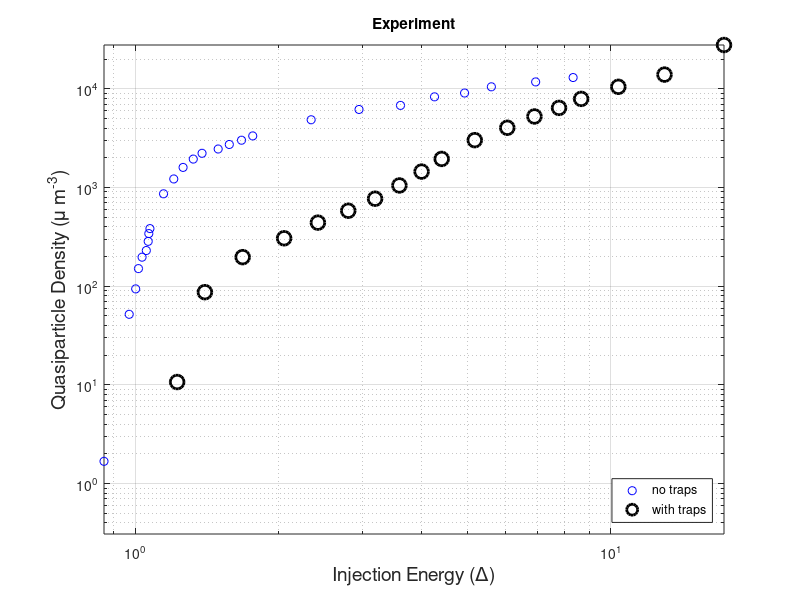
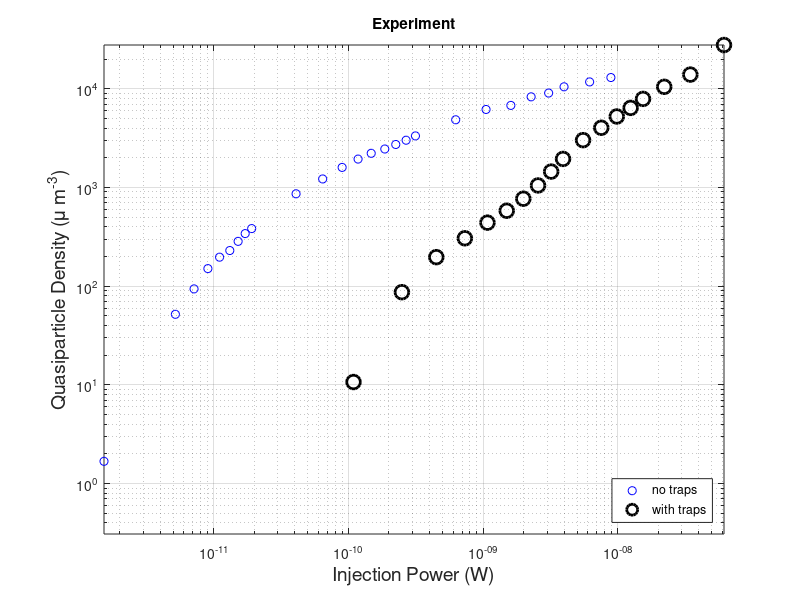

Write the MATLAB code that produced these figures, in order. (Note: this script raises an error after producing the figures.)
function steadyStateModelFit2TrapNoTrap
%steadyStateModelFit2TrapNoTrap Fitting to the TrapNoTrap dataset using
% the two-point equilibrium quasi-0D model

r_direct = 1.973e-04; r_phonon = 3.494e-01; c = 4.054e-02; vol = 2.950e+03;
r_direct_no_tr = r_direct; % in units of 1/\tau_0, assuming n_{qp} in units of n_{cp}
r_phonon_no_tr = r_phonon; % dimensionless
c_no_tr = c; % dimensionless
vol_no_tr = vol; % um^3

r_direct_tr = 2.734e-05; % in units of 1/\tau_0, assuming n_{qp} in units of n_{cp}
r_phonon_tr = 6.470e-01; % dimensionless
c_tr = 6.357e-02; % dimensionless
vol_tr = 3.683e+04; % um^3

delta = 0.18e-3; % eV (aluminum superconducting gap)
Tph = 0.051; % K
tspan = [-310, -10]; % in units of \tau_0

% Number of the energy bins.
N = 200;

data = load('TrapNoTrap.mat');

V_tr = data.Trap(:, 5) / delta;
P_tr = data.Trap(:, 6);
nqp_tr = data.Trap(:, 8) - min(data.Trap(:, 8));

V_no_tr = data.NoTrap(:, 5) / delta;
P_no_tr = data.NoTrap(:, 6);
nqp_no_tr = data.NoTrap(:, 8) - min(data.NoTrap(:, 8));

figure
loglog(V_no_tr, nqp_no_tr, 'bo', V_tr, nqp_tr, 'ko', ...
    'MarkerSize', 10, 'LineWidth', 2)
xlabel('Injection Energy (\Delta)', 'FontSize', 14)
ylabel('Quasiparticle Density (\mu m^{-3})', 'FontSize', 14)
legend('no traps', 'with traps', 'Location', 'SouthEast')
title('Experiment')
axis tight
grid on

figure
loglog(P_no_tr, nqp_no_tr, 'bo', P_tr, nqp_tr, 'ko', ...
    'MarkerSize', 10, 'LineWidth', 2)
xlabel('Injection Power (W)', 'FontSize', 14)
ylabel('Quasiparticle Density (\mu m^{-3})', 'FontSize', 14)
legend('no traps', 'with traps', 'Location', 'SouthEast')
title('Experiment')
axis tight
grid on

nqp_sim_no_tr = NaN(size(V_no_tr));
nqp_sim_tr = NaN(size(V_tr));
P_sim_no_tr = NaN(size(V_no_tr));
P_sim_tr = NaN(size(V_tr));
parfor k = 1:length(V_no_tr)
    if V_no_tr(k) > 1
        [~, ~, ~, ~, nqp, ~, P_sim_no_tr(k)] =...
            twoRegionSteadyStateModelOptimized(Tph, tspan,...
            V_no_tr(k), r_direct_no_tr, r_phonon_no_tr, c_no_tr,...
            vol_no_tr, N);
        nqp_sim_no_tr(k) = max(nqp);
    else
        nqp_sim_no_tr(k) = 0;
    end
    fprintf('*')
end
fprintf('\n')
parfor k = 1:length(V_tr)
    if V_tr(k) > 1
        [~, ~, ~, ~, nqp, ~, P_sim_tr(k)] = ...
            twoRegionSteadyStateModel(Tph, tspan,...
            V_tr(k), r_direct_tr, r_phonon_tr, c_tr, vol_tr, N, false);
        nqp_sim_tr(k) = max(nqp);
    else
        nqp_sim_tr(k) = 0;
    end
    fprintf('*')
end
fprintf('\n')

scrsz = get(0, 'ScreenSize');
figure('Position', [.1 .1 1.5 .8] * scrsz(4));
subplot(1, 2, 1)
loglog(V_no_tr, nqp_no_tr, 'bo', V_no_tr, nqp_sim_no_tr, 'm*',...
    'MarkerSize', 10, 'LineWidth', 2)
xlabel('Injection Energy (\Delta)', 'FontSize', 14)
ylabel('Quasiparticle Density (\mu m^{-3})', 'FontSize', 14)
legend({'no traps, experiment',...
    ['r_{qp} = ', num2str(r_direct_no_tr, '%.2e'), '/\tau_0, ',...
    'r_{ph} = ', num2str(r_phonon_no_tr, '%.3f'), ', ',...
    'c_{trap} = ', num2str(c_no_tr, '%.3f'), ', ',...
    'vol = ', num2str(vol_no_tr, '%.2e'), ' \mu{m}^3']},...
    'Location', 'SouthEast')
title('No Traps')
axis tight
grid on
 
subplot(1, 2, 2)
loglog(V_tr, nqp_tr, 'ko', V_tr, nqp_sim_tr, 'm*',...
    'MarkerSize', 10, 'LineWidth', 2)
xlabel('Injection Energy (\Delta)', 'FontSize', 14)
ylabel('Quasiparticle Density (\mu m^{-3})', 'FontSize', 14)
legend({'no trap, experiment',...
    ['r_{qp} = ', num2str(r_direct_tr, '%.2e'), '/\tau_0, ',...
    'r_{ph} = ', num2str(r_phonon_tr, '%.3f'), ', ',...
    'c_{trap} = ', num2str(c_tr, '%.3f'), ', ',...
    'vol = ', num2str(vol_tr, '%.2e'), ' \mu{m}^3']},...
    'Location', 'SouthEast')
title('With Traps')
axis tight
grid on

scrsz = get(0, 'ScreenSize');
figure('Position', [.1 .1 1.5 .8] * scrsz(4));
subplot(1, 2, 1)
loglog(P_no_tr, nqp_no_tr, 'bo', P_sim_no_tr, nqp_sim_no_tr, 'm*',...
    'MarkerSize', 10, 'LineWidth', 2)
xlabel('Injection Power (W)', 'FontSize', 14)
ylabel('Quasiparticle Density (\mu m^{-3})', 'FontSize', 14)
legend({'no trap, experiment',...
    ['r_{qp} = ', num2str(r_direct_no_tr, '%.2e'), '/\tau_0, ',...
    'r_{ph} = ', num2str(r_phonon_no_tr, '%.3f'), ', ',...
    'c_{trap} = ', num2str(c_no_tr, '%.3f'), ', ',...
    'vol = ', num2str(vol_no_tr, '%.2e'), ' \mu{m}^3']},...
    'Location', 'SouthEast')
title('No Traps')
axis tight
grid on
 
subplot(1, 2, 2)
loglog(P_tr, nqp_tr, 'ko', P_sim_tr, nqp_sim_tr, 'm*',...
    'MarkerSize', 10, 'LineWidth', 2)
xlabel('Injection Power (W)', 'FontSize', 14)
ylabel('Quasiparticle Density (\mu m^{-3})', 'FontSize', 14)
legend({'trap, experiment',...
    ['r_{qp} = ', num2str(r_direct_tr, '%.2e'), '/\tau_0, ',...
    'r_{ph} = ', num2str(r_phonon_tr, '%.3f'), ', ',...
    'c_{trap} = ', num2str(c_tr, '%.3f'), ', ',...
    'vol = ', num2str(vol_tr, '%.2e'), ' \mu{m}^3']},...
    'Location', 'SouthEast')
title('With Traps')
axis tight
grid on

end